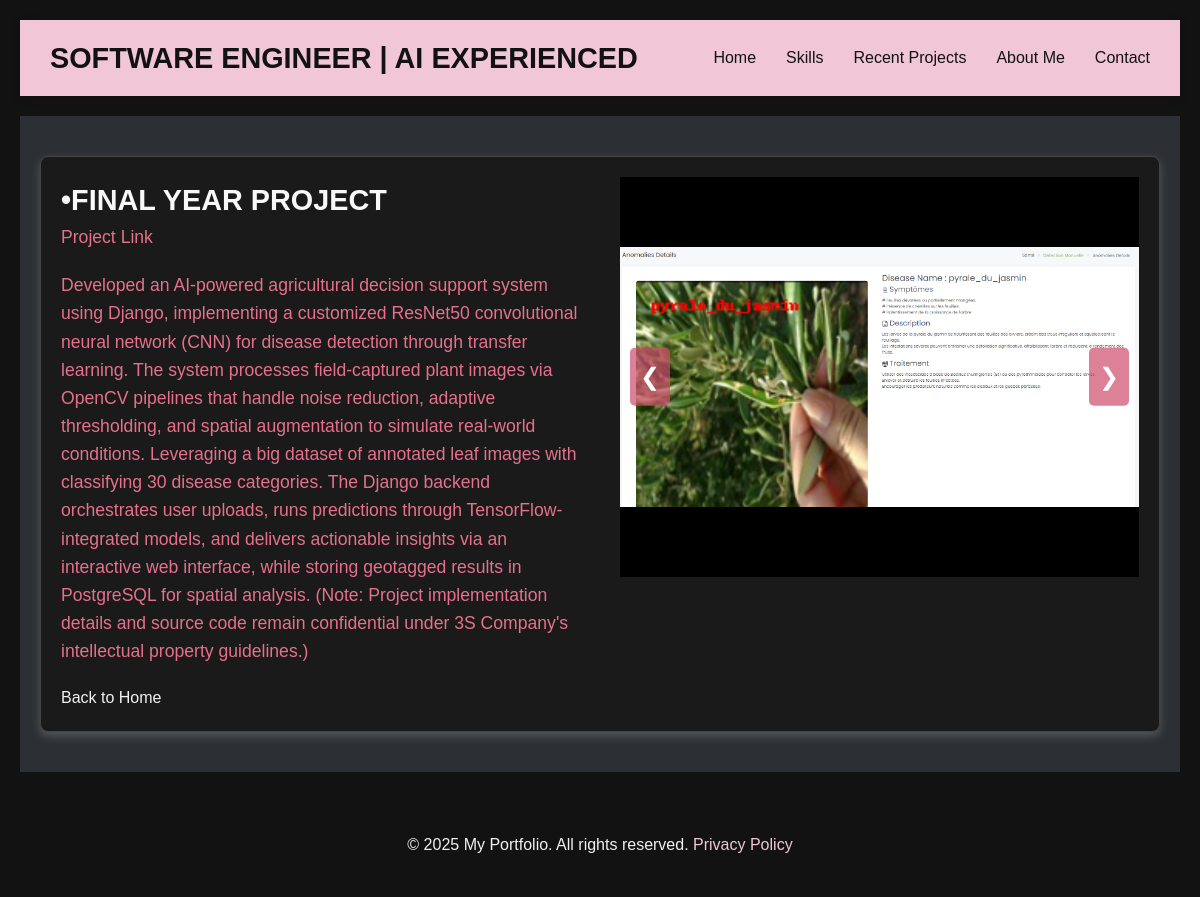
/project/7/, run on the app's committed database.
### main/models.py (models this page shows, shortened)
class Project(models.Model):
    title = models.CharField(max_length=200)
    description = models.TextField()
    tags = models.ManyToManyField(Tag, related_name="projects") # like pythons js django kol projet shnua aandu
    link = models.URLField(max_length=200, blank=True) #Link for the github project and blank = true , it's okey to not have a link for the project
    created_at = models.DateTimeField(auto_now_add=True)

class ProjectImage(models.Model):
    project = models.ForeignKey(Project, related_name="images", on_delete=models.CASCADE)
    image = models.ImageField(upload_to="project_images/")

### main/views.py (the view)
# urls.py: path("project/<int:id>/", views.project, name="project"),
def project(request, id): #we added the id of the project
    project = get_object_or_404(Project, pk=id)
    return render(request, "project.html",{"project" : project})

### main/templates/project.html (shortened to what this page needs)
{% extends 'base.html' %}
{% load static %}
{% block extrahead %}
<link rel="stylesheet" href="{% static 'css/project.css' %}">
{% endblock extrahead %}
{% block content %}
   <div class="project-card">
      <div class="project-info">
        <h1>{{project.title}}</h1>
        <p><a href ="{{project.link}}">Project Link </a></p>
        <p>{{project.description}}</p>
        <a href ="{% url 'home' %}"> Back to Home</a>
      </div>
      <div class="carousel">
        <div class="carousel-images">
            {% for image in project.images.all %}
            <div class="carousel-item">
                <img src="{{image.image.url}}" alt="Project image" />
            </div>
            {% endfor %}
      </div>
      <a class="carousel-control prev" onclick="moveSlide(-1)">&#10094;</a>
      <a class="carousel-control next" onclick="moveSlide(1)">&#10095;</a>
    </div>
   </div>
{% endblock content%}

### main/static/css/base.css (style rules this page uses)
* { box-sizing: border-box; margin: 0; padding: 0; font-family: "Arial", sans-serif; }
body { font-family: "Segoe UI", Tahoma, Geneva, Verdana, sans-serif; line-height: 1.6; color: #f1f1f1; background-color: #000; padding: 20px; }
a { color: #d15272; text-decoration: none; }

### main/static/css/project.css (style rules this page uses)
.project-card { display: flex; align-items: flex-start; justify-content: space-between; background-color: #1a1a1a; box-shadow: 0 4px 10px rgba(255, 255, 255, 0.2); border-radius: 8px; overflow: hidden; max-width: 1200px; margin: auto; padding: 20px; border: 1px solid #444; transition: all 0.3s ease; }
.project-info { flex: 1; padding-right: 20px; }
.project-info h1 { color: #f8f8f8; font-size: 1.8rem; }
.project-info p { margin-bottom: 20px; color: #e6708e; font-size: 1.1rem; }
.carousel { flex: 1; display: flex; flex-direction: column; position: relative; max-width: 50%; margin-left: 20px; }
.carousel-images { display: flex; flex: 1; overflow: hidden; position: relative; }
.carousel-control { position: absolute; top: 50%; transform: translateY(-50%); color: white; font-size: 24px; background-color: rgba(206, 76, 108, 0.7); padding: 10px; cursor: pointer; user-select: none; border-radius: 5px; transition: background-color 0.3s ease, transform 0.2s ease-in-out; }
.carousel-control.prev { left: 10px; }
.carousel-control.next { right: 10px; }
.carousel-item { display: flex; justify-content: center; align-items: center; background-color: black; width: 100%; height: 400px; }
.carousel-item img { max-height: 100%; max-width: 100%; object-fit: contain; }

### main/templates/base.html (style rules this page uses)
* { margin: 0; padding: 0; box-sizing: border-box; }
body { font-family: 'Segoe UI', Tahoma, Geneva, Verdana, sans-serif; background-color: #121212; color: #f1f1f1; line-height: 1.6; margin: 0; }
a { text-decoration: none; color: inherit; }

### data on the page
Project: title "•FINAL YEAR PROJECT", description "Developed an AI-powered agricultural decision support system using Django, implementing a customized ResNet50 convolutional neural network (CNN) for disease detection through transfer learning. The system processes field-captured plant images via OpenCV pipelines that handle noise reduction, adaptive thresholding, and spatial augmentation to simulate real-world conditions. Leveraging a big dataset of annotated leaf images with classifying 30 disease categories. The Django backend orchestrates user uploads, runs predictions through TensorFlow-integrated models, and delivers actionable insights via an interactive web interface, while storing geotagged results in PostgreSQL for spatial…"
ProjectImage: image (picture)
